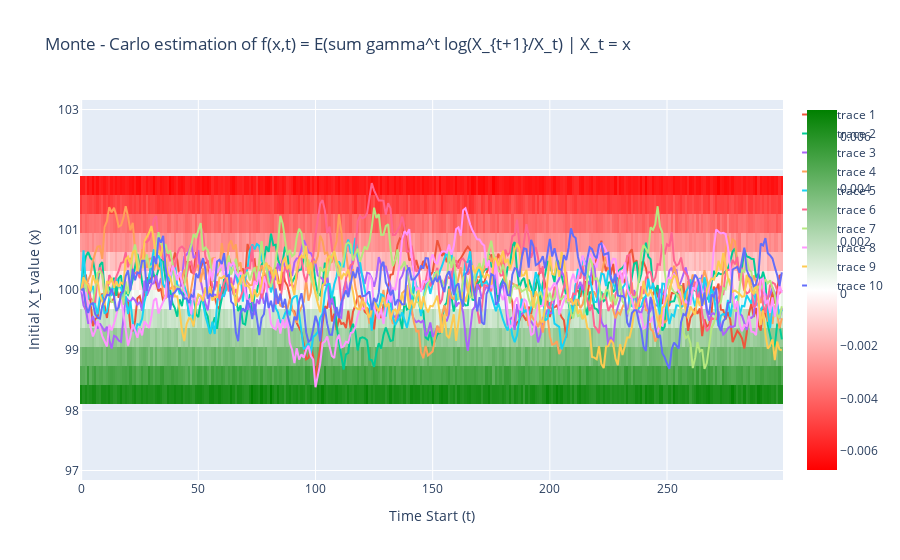

Notebook cell for this chart:
### Markdown cell above
# Get true value function for these params

### Code cell
#prediction = v_true.Prediction(mu, kappa, sigma)

prediction = v_true.Prediction(mu  = params["mu"] , kappa = params["kappa"], sigma = params["sigma"] )

t_range = np.arange(0, 300, 1)  # Example time range

gamma = GAMMA

num_paths = 100

# Generate the heatmap values and plot
x_range, t_range, f_heatmap_values = prediction.generate_f_heatmap(t_range, gamma, num_paths)
prediction.plot_heatmap(x_range, t_range, f_heatmap_values)

### Figure 1 — Plotly figure (JSON) as saved in the notebook; plotly's stock layout.template omitted (floating-point values rounded to 4 significant figures; data arrays with more than 128 entries replaced by an {"elided": "..."} marker saying what was removed)
{"data": [{"coloraxis": "coloraxis", "type": "heatmap", "x": {"elided": "300 int values"}, "y": [97, 97.32, 97.63, 97.95, 98.26, 98.58, 98.89, 99.21, 99.53, 99.84, 100.2, 100.5, 100.8, 101.1, 101.4, 101.7, 102.1, 102.4, 102.7, 103], "z": {"elided": "20x300 float values"}, "zmax": null, "zmin": null}, {"line": {"width": 2}, "mode": "lines", "type": "scatter", "x": {"elided": "300 int values"}, "y": {"elided": "301 float values"}}, {"line": {"width": 2}, "mode": "lines", "type": "scatter", "x": {"elided": "300 int values"}, "y": {"elided": "301 float values"}}, {"line": {"width": 2}, "mode": "lines", "type": "scatter", "x": {"elided": "300 int values"}, "y": {"elided": "301 float values"}}, {"line": {"width": 2}, "mode": "lines", "type": "scatter", "x": {"elided": "300 int values"}, "y": {"elided": "301 float values"}}, {"line": {"width": 2}, "mode": "lines", "type": "scatter", "x": {"elided": "300 int values"}, "y": {"elided": "301 float values"}}, {"line": {"width": 2}, "mode": "lines", "type": "scatter", "x": {"elided": "300 int values"}, "y": {"elided": "301 float values"}}, {"line": {"width": 2}, "mode": "lines", "type": "scatter", "x": {"elided": "300 int values"}, "y": {"elided": "301 float values"}}, {"line": {"width": 2}, "mode": "lines", "type": "scatter", "x": {"elided": "300 int values"}, "y": {"elided": "301 float values"}}, {"line": {"width": 2}, "mode": "lines", "type": "scatter", "x": {"elided": "300 int values"}, "y": {"elided": "301 float values"}}, {"line": {"width": 2}, "mode": "lines", "type": "scatter", "x": {"elided": "300 int values"}, "y": {"elided": "301 float values"}}], "layout": {"coloraxis": {"cmax": null, "cmin": null, "colorscale": [[0, "red"], [0.5, "white"], [1, "green"]]}, "title": {"text": "Monte - Carlo estimation of f(x,t) = E(sum gamma^t log(X_{t+1}/X_t) | X_t = x"}, "xaxis": {"title": {"text": "Time Start (t)"}}, "yaxis": {"title": {"text": "Initial X_t value (x)"}}}}
